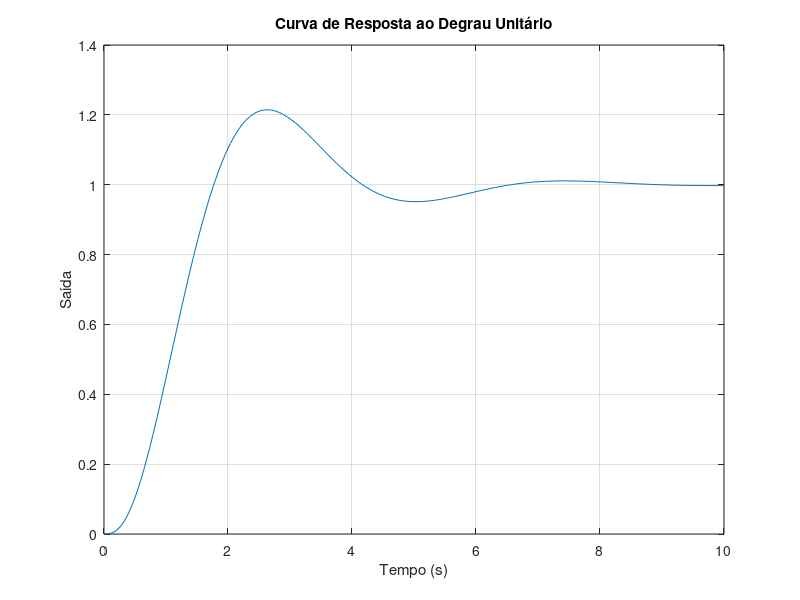

The MATLAB script that drew this image:
num = [0  0  0  10];
den = [1  6  8  10];

% Método recomendado (usando tf e step)
sys = tf(num, den);
[y, t] = step(sys);  % t é gerado automaticamente

plot(t, y);
grid on;
title('Curva de Resposta ao Degrau Unitário');
xlabel('Tempo (s)');
ylabel('Saída');

% Cálculo do tempo de subida (rise time)
r = 1; 
while r <= length(y) && y(r) < 1.0001
    r = r + 1; 
end
rise_time = t(r);  % Usa o tempo diretamente

% Cálculo do tempo de pico (peak time)
[ymax, tp] = max(y);
peak_time = t(tp);

% Cálculo do sobressinal (overshoot)
max_overshoot = ymax - 1;

% Cálculo do tempo de acomodação (settling time)
s = length(y); 
while s > 1 && (y(s) < 0.98 || y(s) > 1.02)
    s = s - 1; 
end
settling_time = t(s);

% Exibe os resultados
disp(['Tempo de Subida: ', num2str(rise_time), ' s']);
disp(['Tempo de Pico: ', num2str(peak_time), ' s']);
disp(['Sobressinal Máximo: ', num2str(max_overshoot * 100), '%']);
disp(['Tempo de Acomodação: ', num2str(settling_time), ' s']);
